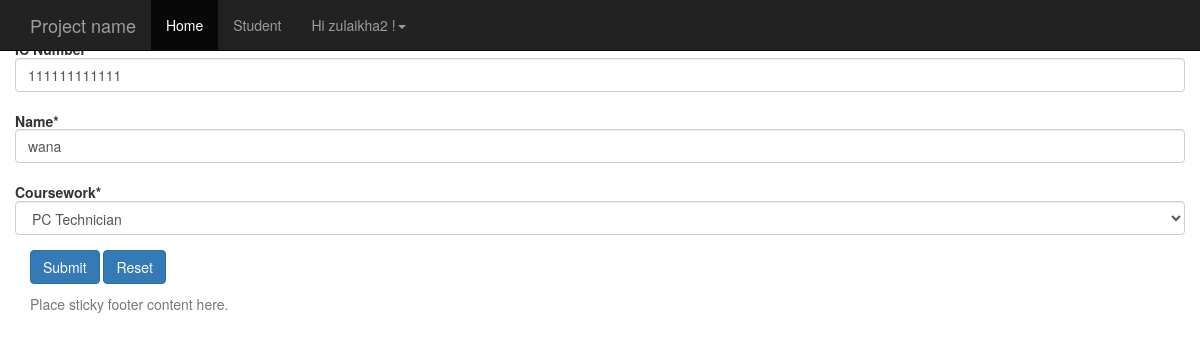
The app's page /1/edit (signed in), older data.
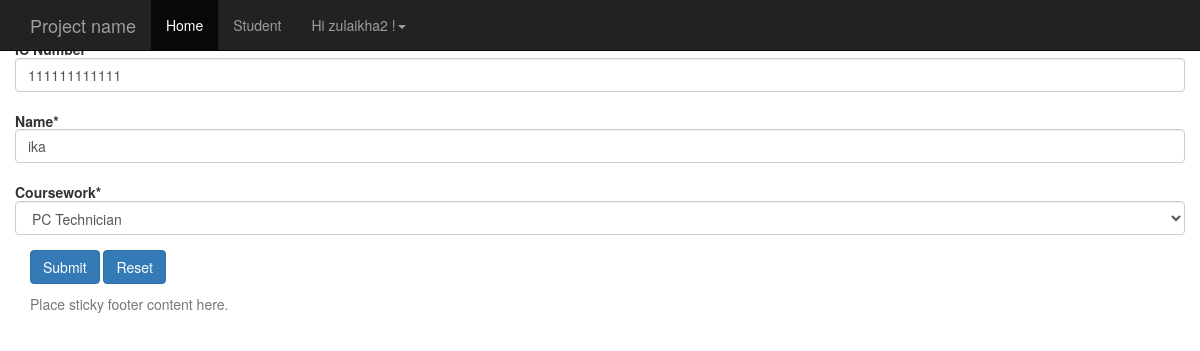
The same page, newer data.
### student/models.py (models this page shows, shortened)
class Student(models.Model):
	PROGRAMMING = 'PR'
	NETWORKING ='NT'
	PCTECH ='PC'
	COURSE_CHOICES =(
		(PROGRAMMING, 'Programming'),
		(NETWORKING, 'Networking'),
		(PCTECH, 'PC Technician'),
	)
	icnum = models.CharField('IC Number' ,max_length=12,unique=True,blank=False,null=False)
	name = models.CharField('Name' ,max_length=300,blank=False,null=False)
	course = models.CharField('Coursework',max_length=2,choices=COURSE_CHOICES,default=PCTECH)
	createdby =models.ForeignKey('auth.User',on_delete=models.CASCADE)
	created_date = models.DateTimeField('Created Date',auto_now_add=True)

### student/views.py (the view)
# urls.py: url(r'^(?P<pk>\d+)/edit$', views.student_edit, name='student_edit'),
@login_required(login_url='/accounts/login/')
def student_edit(request,pk):
    student = get_object_or_404(Student, pk=pk)
    if request.method == "POST":
        form = StudentForm(request.POST,instance=student)
        if form.is_valid():
            student = form.save(commit=False)
            student.createdby = request.user
            student.save()
            messages.success(request, "Student record with ID: " + str(student.pk) + " has been updated! ")
            return redirect(reverse_lazy('student_detail',kwargs={'pk': student.pk }))
    else:
        form = StudentForm(instance=student)
    return render(request, 'student/student_edit.html', {'form': form})

### student/forms.py (shortened to what this page needs)
class StudentForm(forms.ModelForm):
    def __init__(self, *args, **kwargs):
        super(StudentForm, self).__init__(*args, **kwargs)
        self.helper = FormHelper(self)
        self.helper.form_class = 'form-horizontal'
        self.helper.layout.append(Submit('submit_change', 'Submit', css_class="btn-primary"))
        self.helper.layout.append(HTML('<a class="btn btn-primary" href={% url "student_home" %}>Reset</a>'))
    class Meta:
        model = Student
        fields = ('icnum', 'name', 'course',)

### templates/student/student_edit.html
 {% extends 'base.html' %}
{% load crispy_forms_tags %}
{% block content %}
    <h5>Edit Student<h5>
    {% crispy form %}
{% endblock %}

Row changes from the older to the newer data that the page shows:
changed Student "PC Technician": name "wana" → "ika"
